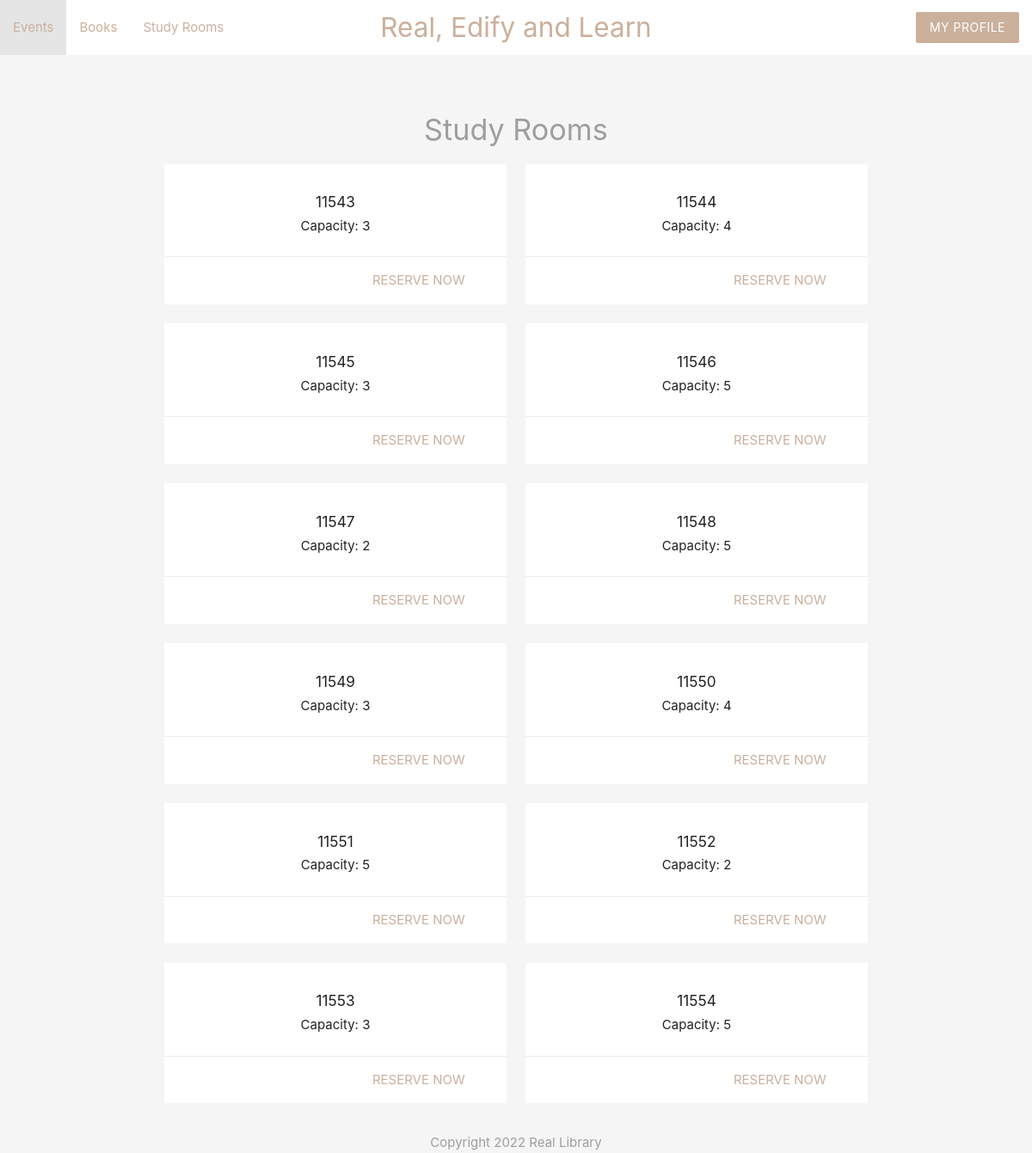
/studyroom/studyroom.php (signed in), run on the app's committed database.
### tables this page shows
CREATE TABLE study_room (
    r_no       DECIMAL(20) NOT NULL COMMENT 'Room # of study room',
    capacity   SMALLINT NOT NULL COMMENT 'Capacity of study room'
);

### studyroom/studyroom.php (the view, shortened to what this page needs)
<?php
    include('../config/connection.php');
    $sql = 'SELECT * FROM study_room';
    $result = mysqli_query($con, $sql);
    $studyrooms = mysqli_fetch_all($result, MYSQLI_ASSOC);
?>
<!DOCTYPE html>
<html>
    <?php include('../templates/header_study.php'); ?>
    <br />
    <br />
    <h4 class="center grey-text">Study Rooms</h4>
    <div class="container">
        <div class="row">
            <?php foreach($studyrooms as $studyroom): ?>
                <div class="col s6 md3">
                    <div class="card z-depth-0">
                        <div class="card-content center">
                            <h6><?php echo htmlspecialchars($studyroom['r_no']) ?></h6>
                            <div><?php echo 'Capacity: '; echo htmlspecialchars($studyroom['capacity']) ?></div>
                        </div>
                        <div class="card-action right-align">
							<a class = "brand-text" href="reservation.php?r_no=<?php echo htmlspecialchars($studyroom['r_no']) ?>">Reserve Now</a>
						</div>
                    </div>
                </div>
            <?php endforeach; ?>
        </div>
    </div>
    <?php  include('../templates/footer.php'); ?>
</html>

### templates/header_study.php (style rules this page uses)
.brand-text { color: #cbb09c !important; }

### data on the page
study_room: r_no "11543", capacity "3"
study_room: r_no "11544", capacity "4"
study_room: r_no "11545", capacity "3"
study_room: r_no "11546", capacity "5"
study_room: r_no "11547", capacity "2"
study_room: r_no "11548", capacity "5"
study_room: r_no "11549", capacity "3"
study_room: r_no "11550", capacity "4"
study_room: r_no "11551", capacity "5"
study_room: r_no "11552", capacity "2"
study_room: r_no "11553", capacity "3"
study_room: r_no "11554", capacity "5"
